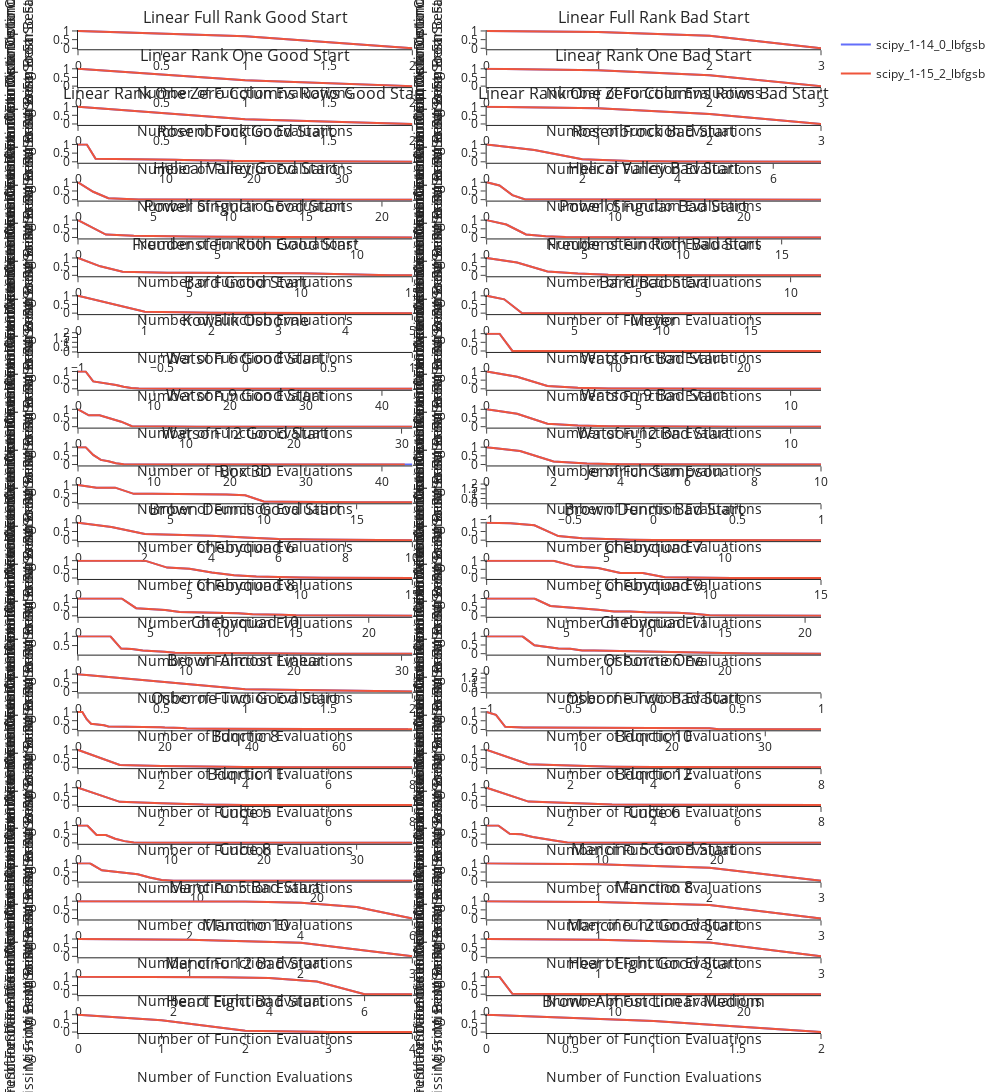

The notebook cell this image was saved under:
### Code cell
fig = om.convergence_plot(
    problems=problems,
    results=results,
    n_cols=2,
    )

# fig.write_image("scipy_old/convplot.png", scale=2)
fig.show()
